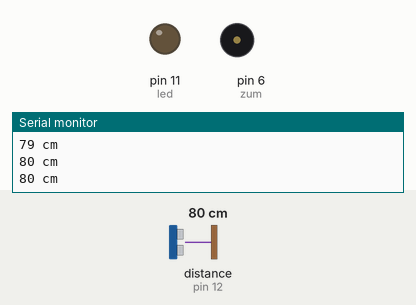
Simulated run of this sketch. Board: Arduino Uno, built with avr-gcc and run on an emulated ATmega328P. Shown: output pins drawn as LEDs (lit = HIGH), buzzer (waves = sounding), the last lines printed to the serial monitor. Wiring (inferred from the names in the program): ultrasonic range finder: trigger pin 13; echo pin 12. Inputs (shaded band) come from the test bench; at power-on: distance to the obstacle (sensor on pin 12) 80 cm. The echo pulse lasts 58.3 µs per cm; pins used as bus, display or sensor lines are not drawn.

Above: at 1.2 s.
1.3 s: distance to the obstacle (sensor on pin 12) set to 198 cm
At 1.56 s:
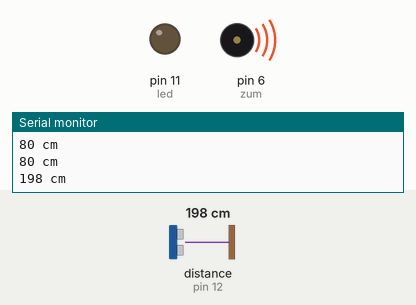
4.3 s: distance to the obstacle (sensor on pin 12) set to 204 cm
At 5.3 s:
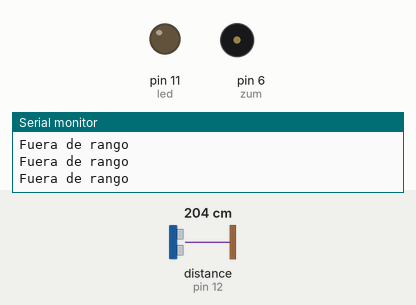
6.2 s: distance to the obstacle (sensor on pin 12) set to 197 cm
At 6.46 s:
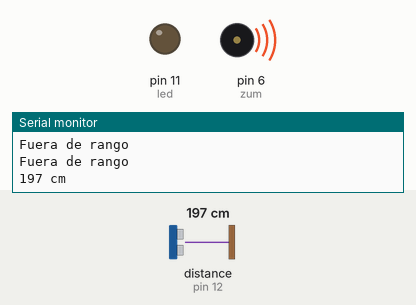
Timing chart, 0 to 15.2 s (numbered marks = the images above; inputs shaded):
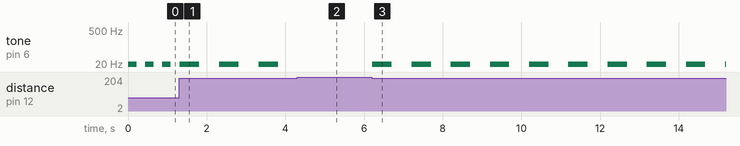

The sketch:

V1_SensorDistancia_MapDelay.ino
```cpp
#define trigPin 13
#define echoPin 12
#define led 11
#define zum 6

int DO = 131;
int DOS = 139;
int RE = 147;
int RES = 156;
int MI = 165;
int FA = 175;
int FAS = 185;
int SOL = 196;
int SOLS = 208;
int LA = 220;
int LAS = 233;
int SI = 247;

int vNotas[12] = {DO, DOS, RE, RES, MI, FA, FAS, SOL, SOLS, LA, LAS, SI};

void setup()
{
  Serial.begin (9600);
  pinMode(trigPin, OUTPUT);
  pinMode(echoPin, INPUT);
  pinMode(led, OUTPUT);
  pinMode(zum,OUTPUT);

}

void loop()
{
  long frecuencia, duracion, distancia;
  digitalWrite(trigPin, LOW);
  delayMicroseconds(2);
  digitalWrite(trigPin, HIGH);

  delayMicroseconds(10);
  digitalWrite(trigPin, LOW);

  duracion = pulseIn(echoPin, HIGH);
  distancia = (duracion/2) / 29.1;


  if (distancia >= 200 || distancia <= 0)
  {
    Serial.println("Fuera de rango");
  }

  else
  {
    Serial.print(distancia);
    Serial.println(" cm");
    frecuencia = distancia;
    zumba(map(frecuencia,10,200,1,12), map(distancia,10,200,50,500));
  }
  //delay(500);
}

void zumba (int frecuencia, int duracion)
{
  tone(zum, frecuencia);
  delay(duracion);
  noTone(zum);
  delay(duracion);
}
```

Measured:
- the behaviour switches between 200 and 201 cm on distance to the obstacle (sensor on pin 12) (found by bisection; images 1 and 2)
- after the input at 1.3 s, tone on pin 6 (zum): alternates 11 Hz for 0.50 s and silent for 0.51 s, starting at once
- after the input at 4.3 s, tone on pin 6 (zum): stops changing and stays silent
- after the input at 6.2 s, tone on pin 6 (zum): alternates 11 Hz for 0.49 s and silent for 0.50 s, starting at once
- by itself, tone on pin 6 (zum): repeats every 0.43 s: silent 0.22 s, 5 Hz 0.22 s
